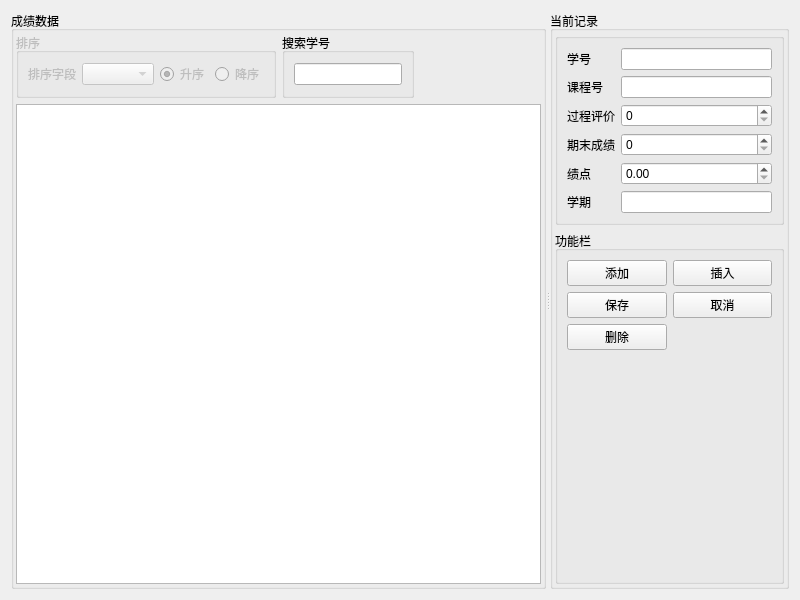
<?xml version="1.0" encoding="UTF-8"?>
<ui version="4.0">
 <class>scoreManagement</class>
 <widget class="QWidget" name="scoreManagement">
  <property name="geometry">
   <rect>
    <x>0</x>
    <y>0</y>
    <width>800</width>
    <height>600</height>
   </rect>
  </property>
  <property name="windowTitle">
   <string>scoreManagement</string>
  </property>
  <layout class="QVBoxLayout" name="verticalLayout_2">
   <item>
    <widget class="QSplitter" name="splitter">
     <property name="orientation">
      <enum>Qt::Horizontal</enum>
     </property>
     <widget class="QGroupBox" name="groupBox_6">
      <property name="title">
       <string>成绩数据</string>
      </property>
      <layout class="QVBoxLayout" name="verticalLayout_4">
       <property name="leftMargin">
        <number>2</number>
       </property>
       <property name="topMargin">
        <number>2</number>
       </property>
       <property name="rightMargin">
        <number>2</number>
       </property>
       <property name="bottomMargin">
        <number>2</number>
       </property>
       <item>
        <layout class="QHBoxLayout" name="horizontalLayout_4">
         <item>
          <widget class="QGroupBox" name="groupBoxSort">
           <property name="enabled">
            <bool>false</bool>
           </property>
           <property name="title">
            <string>排序</string>
           </property>
           <layout class="QHBoxLayout" name="horizontalLayout_2">
            <item>
             <widget class="QLabel" name="label_14">
              <property name="text">
               <string>排序字段</string>
              </property>
             </widget>
            </item>
            <item>
             <widget class="QComboBox" name="comboFields"/>
            </item>
            <item>
             <widget class="QRadioButton" name="radioBtnAscend">
              <property name="text">
               <string>升序</string>
              </property>
              <property name="checked">
               <bool>true</bool>
              </property>
             </widget>
            </item>
            <item>
             <widget class="QRadioButton" name="radioBtnDescend">
              <property name="text">
               <string>降序</string>
              </property>
             </widget>
            </item>
           </layout>
          </widget>
         </item>
         <item>
          <widget class="QGroupBox" name="groupBox_2">
           <property name="title">
            <string>搜索学号</string>
           </property>
           <layout class="QVBoxLayout" name="verticalLayout">
            <item>
             <widget class="QLineEdit" name="lineEdit"/>
            </item>
           </layout>
          </widget>
         </item>
         <item>
          <spacer name="horizontalSpacer">
           <property name="orientation">
            <enum>Qt::Horizontal</enum>
           </property>
           <property name="sizeHint" stdset="0">
            <size>
             <width>40</width>
             <height>20</height>
            </size>
           </property>
          </spacer>
         </item>
        </layout>
       </item>
       <item>
        <widget class="QTableView" name="tableView">
         <property name="styleSheet">
          <string notr="true">alternate-background-color: rgb(211, 249, 248);</string>
         </property>
         <property name="editTriggers">
          <set>QAbstractItemView::AnyKeyPressed|QAbstractItemView::DoubleClicked|QAbstractItemView::EditKeyPressed|QAbstractItemView::SelectedClicked</set>
         </property>
         <attribute name="horizontalHeaderDefaultSectionSize">
          <number>80</number>
         </attribute>
         <attribute name="horizontalHeaderStretchLastSection">
          <bool>true</bool>
         </attribute>
         <attribute name="verticalHeaderDefaultSectionSize">
          <number>25</number>
         </attribute>
        </widget>
       </item>
      </layout>
     </widget>
     <widget class="QGroupBox" name="groupBox">
      <property name="title">
       <string>当前记录</string>
      </property>
      <layout class="QVBoxLayout" name="verticalLayout_3">
       <property name="leftMargin">
        <number>2</number>
       </property>
       <property name="topMargin">
        <number>2</number>
       </property>
       <property name="rightMargin">
        <number>2</number>
       </property>
       <property name="bottomMargin">
        <number>2</number>
       </property>
       <item>
        <layout class="QHBoxLayout" name="horizontalLayout">
         <item>
          <widget class="QGroupBox" name="groupBox_5">
           <property name="title">
            <string/>
           </property>
           <layout class="QFormLayout" name="formLayout">
            <item row="0" column="0">
             <widget class="QLabel" name="label">
              <property name="text">
               <string>学号</string>
              </property>
             </widget>
            </item>
            <item row="0" column="1">
             <widget class="QLineEdit" name="dbSpinEmpNo"/>
            </item>
            <item row="1" column="0">
             <widget class="QLabel" name="label_2">
              <property name="text">
               <string>课程号</string>
              </property>
              <property name="buddy">
               <cstring>dbEditName</cstring>
              </property>
             </widget>
            </item>
            <item row="1" column="1">
             <widget class="QLineEdit" name="dbEditName"/>
            </item>
            <item row="2" column="0">
             <widget class="QLabel" name="label_3">
              <property name="text">
               <string>过程评价</string>
              </property>
             </widget>
            </item>
            <item row="3" column="0">
             <widget class="QLabel" name="label_5">
              <property name="text">
               <string>期末成绩</string>
              </property>
             </widget>
            </item>
            <item row="4" column="0">
             <widget class="QLabel" name="label_7">
              <property name="text">
               <string>绩点</string>
              </property>
             </widget>
            </item>
            <item row="5" column="0">
             <widget class="QLabel" name="label_4">
              <property name="text">
               <string>学期</string>
              </property>
             </widget>
            </item>
            <item row="5" column="1">
             <widget class="QLineEdit" name="dbpswd"/>
            </item>
            <item row="2" column="1">
             <widget class="QSpinBox" name="dbComboSex">
              <property name="maximum">
               <number>100</number>
              </property>
             </widget>
            </item>
            <item row="3" column="1">
             <widget class="QSpinBox" name="dbEditBirth">
              <property name="maximum">
               <number>100</number>
              </property>
             </widget>
            </item>
            <item row="4" column="1">
             <widget class="QDoubleSpinBox" name="dbComboProvince">
              <property name="maximum">
               <double>5.000000000000000</double>
              </property>
              <property name="singleStep">
               <double>0.010000000000000</double>
              </property>
             </widget>
            </item>
           </layout>
          </widget>
         </item>
        </layout>
       </item>
       <item>
        <widget class="QGroupBox" name="groupBox_4">
         <property name="title">
          <string>功能栏</string>
         </property>
         <property name="flat">
          <bool>true</bool>
         </property>
         <layout class="QGridLayout" name="gridLayout">
          <item row="3" column="0">
           <spacer name="verticalSpacer">
            <property name="orientation">
             <enum>Qt::Vertical</enum>
            </property>
            <property name="sizeHint" stdset="0">
             <size>
              <width>20</width>
              <height>40</height>
             </size>
            </property>
           </spacer>
          </item>
          <item row="1" column="1">
           <widget class="QPushButton" name="actRevert">
            <property name="text">
             <string>取消</string>
            </property>
            <property name="icon">
             <iconset resource="../../rec.qrc">
              <normaloff>:/按钮图标/images/close-circle.png</normaloff>:/按钮图标/images/close-circle.png</iconset>
            </property>
           </widget>
          </item>
          <item row="0" column="1">
           <widget class="QPushButton" name="actRecInsert">
            <property name="text">
             <string>插入</string>
            </property>
            <property name="icon">
             <iconset resource="../../rec.qrc">
              <normaloff>:/按钮图标/images/left-circle.png</normaloff>:/按钮图标/images/left-circle.png</iconset>
            </property>
           </widget>
          </item>
          <item row="1" column="0">
           <widget class="QPushButton" name="actSubmit">
            <property name="text">
             <string>保存</string>
            </property>
            <property name="icon">
             <iconset resource="../../rec.qrc">
              <normaloff>:/按钮图标/images/save.png</normaloff>:/按钮图标/images/save.png</iconset>
            </property>
           </widget>
          </item>
          <item row="0" column="0">
           <widget class="QPushButton" name="actRecAppend">
            <property name="text">
             <string>添加</string>
            </property>
            <property name="icon">
             <iconset resource="../../rec.qrc">
              <normaloff>:/按钮图标/images/plus-circle.png</normaloff>:/按钮图标/images/plus-circle.png</iconset>
            </property>
           </widget>
          </item>
          <item row="2" column="0">
           <widget class="QPushButton" name="actRecDelete">
            <property name="text">
             <string>删除</string>
            </property>
            <property name="icon">
             <iconset resource="../../rec.qrc">
              <normaloff>:/按钮图标/images/minus-circle.png</normaloff>:/按钮图标/images/minus-circle.png</iconset>
            </property>
           </widget>
          </item>
         </layout>
        </widget>
       </item>
      </layout>
     </widget>
    </widget>
   </item>
  </layout>
 </widget>
 <resources>
  <include location="../../rec.qrc"/>
 </resources>
 <connections/>
</ui>
